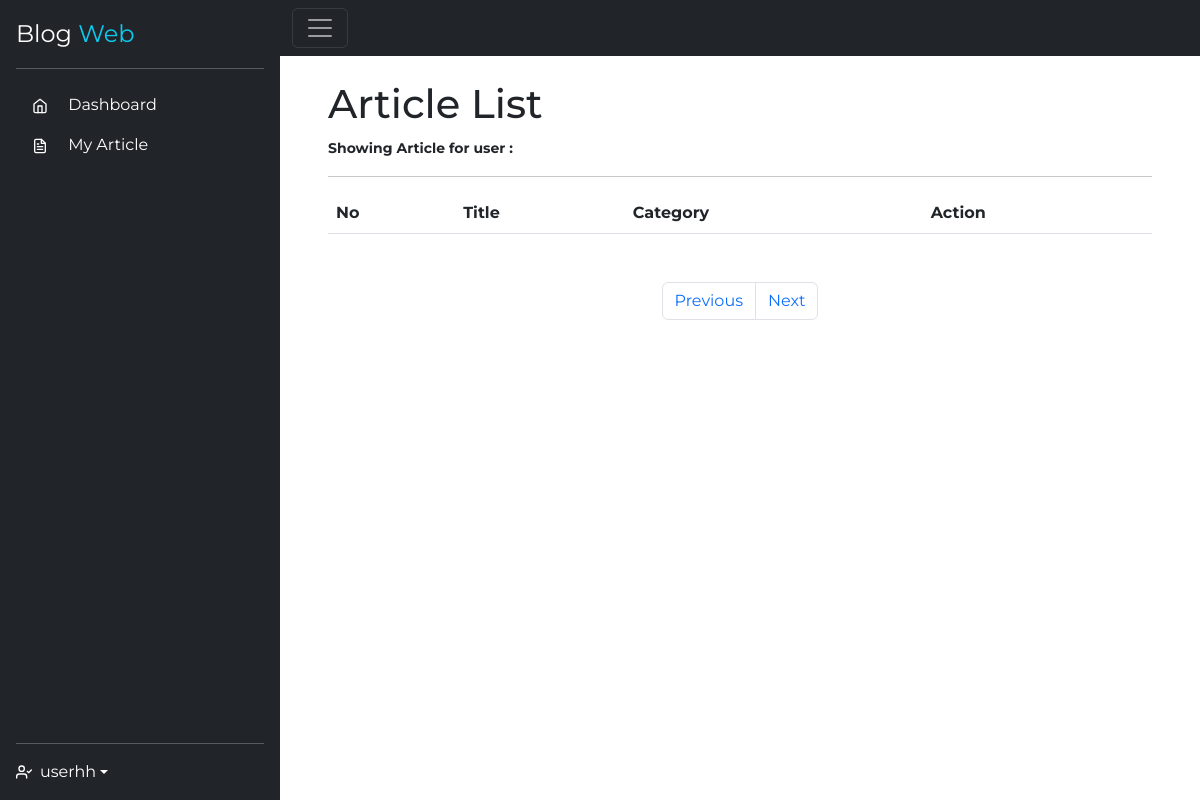
Page /dashboard/users/viewArticle.php?u_id=-256761742 (signed in) on the earlier database version.
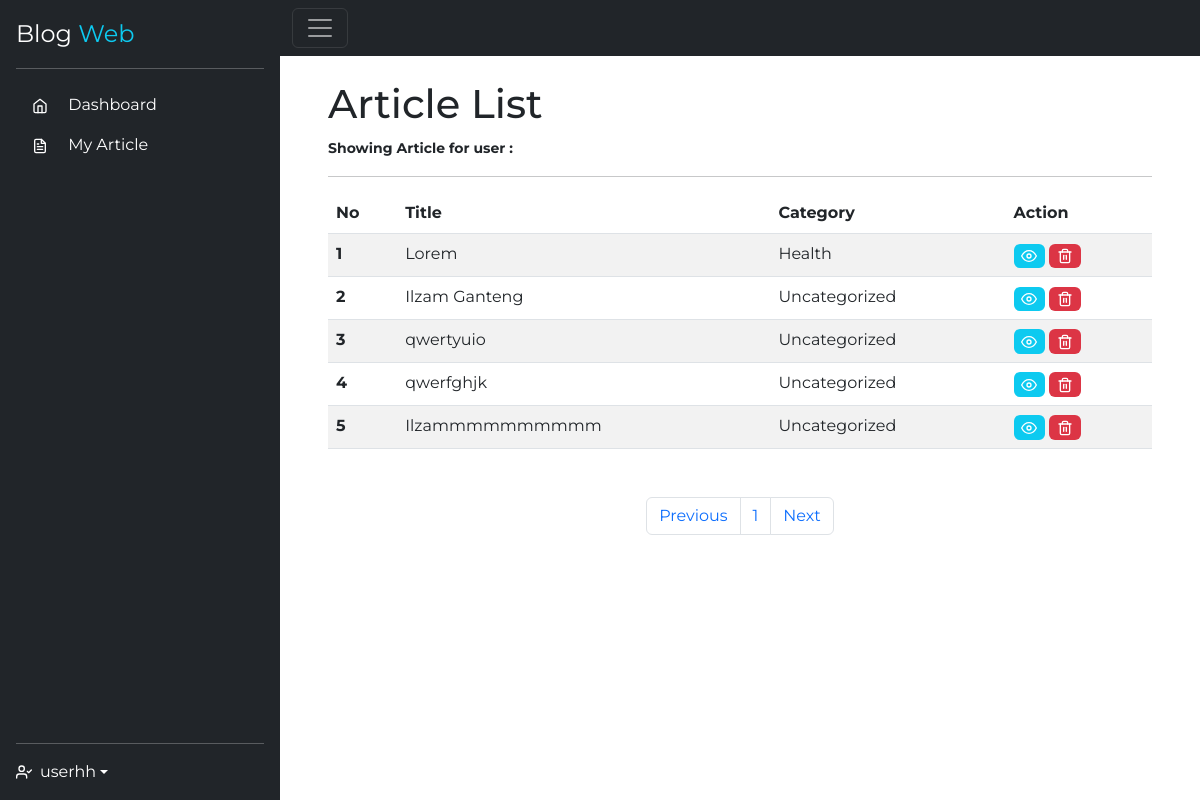
Same page on the later database version.
### tables this page shows
CREATE TABLE `article` (
  `article_id` int(11) NOT NULL AUTO_INCREMENT,
  `title` varchar(255) NOT NULL,
  `img` varchar(255) DEFAULT NULL,
  `category_id` int(11) DEFAULT NULL,
  `user_id` int(11) DEFAULT NULL,
  `content` text DEFAULT NULL,
  `timestamp` timestamp NOT NULL DEFAULT current_timestamp() ON UPDATE current_timestamp(),
  PRIMARY KEY (`article_id`),
  KEY `user_id` (`user_id`),
  KEY `category_id` (`category_id`),
  CONSTRAINT `article_ibfk_1` FOREIGN KEY (`user_id`) REFERENCES `user` (`id`),
  CONSTRAINT `article_ibfk_2` FOREIGN KEY (`category_id`) REFERENCES `category` (`id`)
);

CREATE TABLE `category` (
  `id` int(11) NOT NULL AUTO_INCREMENT,
  `name` varchar(255) DEFAULT NULL,
  PRIMARY KEY (`id`)
);

### dashboard/users/viewArticle.php (the view, shortened to what this page needs)
<?php
include '../templates/header.php';
$u_id = $_GET['u_id'];
$username = $_GET['username'];
?>
<h1>Article List</h1>
<strong>
    <small>Showing Article for user : <?php echo "$username" ?></small>
</strong>
<hr>
<table class="table table-striped mb-5">
    <thead>
        <tr>
            <th scope="col">No</th>
            <th scope="col">Title</th>
            <th scope="col">Category</th>
            <th scope="col">Action</th>
        </tr>
    </thead>
    <tbody>
        <?php
        $batas = 5;
        $halaman = isset($_GET['halaman']) ? (int)$_GET['halaman'] : 1;
        $halaman_awal = ($halaman > 1) ? ($halaman * $batas) - $batas : 0;
        $previous = $halaman - 1;
        $next = $halaman + 1;
        $sql = "SELECT article_id, a.title, c.name AS category FROM article a
        JOIN category c ON(a.category_id = c.id) WHERE user_id =$u_id";
        $articles = mysqli_query($connect, $sql);
        $jumlah_data = mysqli_num_rows($articles);
        $total_halaman = ceil($jumlah_data / $batas);
        $query = "$sql limit $halaman_awal, $batas";
        $articles = mysqli_query($connect, $query);
        if (mysqli_num_rows($articles) > 0) {
            $i = 1;
            foreach ($articles as $article) {
        ?>
                <tr>
                    <th scope="row"><?= $i ?></th>
                    <td><?= $article['title'] ?></td>
                    <td><?= $article['category'] ?></td>
                    <td>
                        <a href="../article/view.php?a_id=<?= $article['article_id'] ?>&userpost=<?= $username ?>" class="badge bg-info">
                            <i data-feather="eye"></i>
                        </a>
                        <a href="../process/deleteArticle.php?a_id=<?= $article['article_id'] ?>&true=<?= 1 ?>" class="badge bg-danger">
                            <i data-feather="trash-2"></i>
                        </a>
                    </td>
                </tr>
        <?php
                $i++;
            }
        }
        ?>
    </tbody>
</table>
<nav>
    <ul class="pagination justify-content-center">
        <li class="page-item">
            <a class="page-link" <?php if ($halaman > 1) {
                                        echo "href='?halaman=$previous'";
                                    } ?>>Previous</a>
        </li>
        <?php
        for ($x = 1; $x <= $total_halaman; $x++) {
        ?>
            <li class="page-item"><a class="page-link" href="?halaman=<?= $x ?>"><?= $x; ?></a></li>
        <?php
        }
        ?>
        <li class="page-item">
            <a class="page-link" <?php if ($halaman < $total_halaman) {
                                        echo "href='?halaman=$next'";
                                    } ?>>Next</a>
        </li>
    </ul>
</nav>
</article>
</main>
</div>
<?php include '../templates/footer.php'; ?>

Differences in the rows shown:
added article: title "Lorem", category.name "Health"
added article: title "Ilzam Ganteng", category.name "Uncategorized"
added article: title "qwertyuio", category.name "Uncategorized"
added article: title "qwerfghjk", category.name "Uncategorized"
added article: title "Ilzammmmmmmmmm", category.name "Uncategorized"
Other differences:
new list line: "1"
